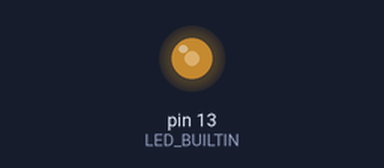
This sketch was run on a simulated Arduino Uno, built with avr-gcc and run on an emulated ATmega328P. Shown: output pins drawn as LEDs (lit = HIGH).

Above: at 0.1 s.
Timing chart, 0 to 1.6 s (numbered marks = the images above):
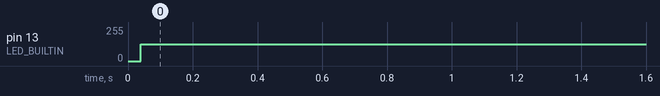

The sketch:

StandardSolution.ino
```cpp
bool ledState = true;

void setup() { pinMode(LED_BUILTIN, OUTPUT); }

void loop() {
    ledState = !ledState;
    digitalWrite(LED_BUILTIN, ledState);
}
```

Measured:
- by itself, pin 13 (LED_BUILTIN): 0/255 → 126/255 at 0.04 s
